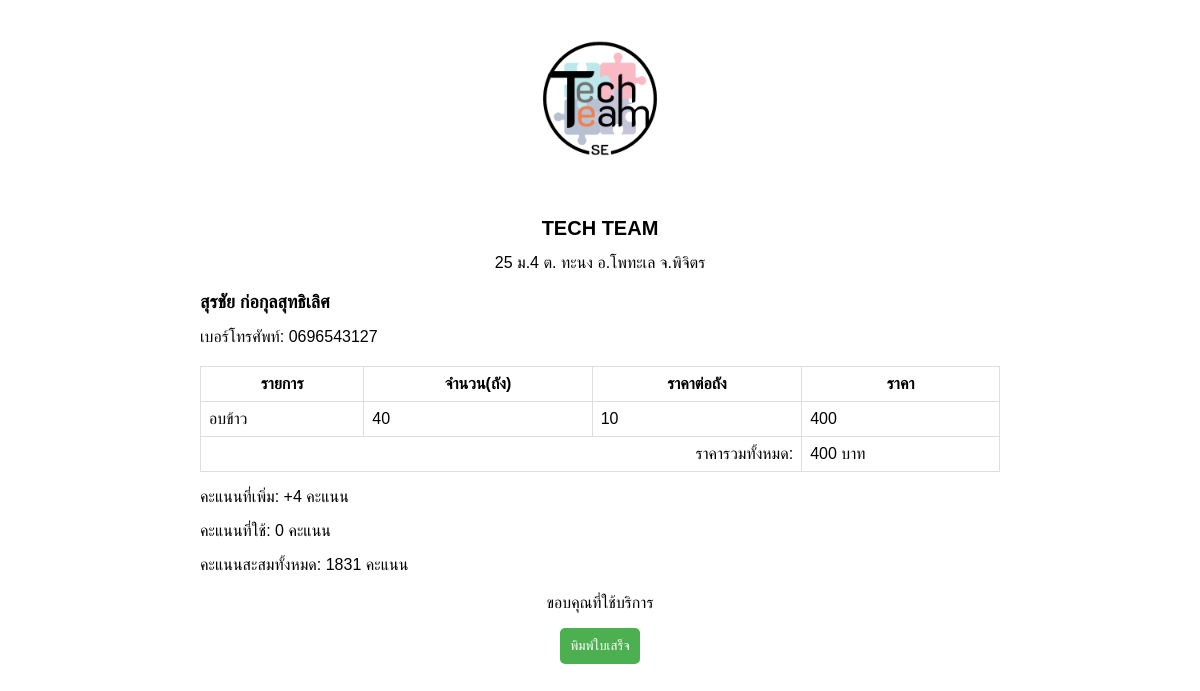
Page /receiptservice.php on the committed database.
### tables this page shows
CREATE TABLE `orderservice` (
  `OrderService_Id` int(11) NOT NULL,
  `OrderService_Date` date NOT NULL,
  `Member_Id` int(11) NOT NULL,
  `ServiceProduct_Name` varchar(999) NOT NULL,
  `Bucket_Service` double NOT NULL,
  `Total_Service` double NOT NULL
);

CREATE TABLE `member` (
  `Member_Id` int(11) NOT NULL,
  `Member_Name` varchar(100) NOT NULL,
  `Member_Tel` varchar(100) NOT NULL,
  `Member_Point` int(11) NOT NULL,
  `Member_PointUse` int(11) NOT NULL,
  `Member_PointAdd` int(11) NOT NULL,
  `Member_Since` date NOT NULL,
  `Member_Address` varchar(100) NOT NULL,
  `Member_Subdistrict` varchar(100) NOT NULL,
  `Member_Dustrict` varchar(100) NOT NULL,
  `Member_Province` varchar(100) NOT NULL
);

### receiptservice.php (the view, shortened to what this page needs)
<!DOCTYPE html>
<html lang="th">
<head>
  <link rel="stylesheet" href="assets/css/receipt.css">
</head>
<body>
  <div class="container">
    <div class="header">
      <img onclick="document.location='index.html'" src="img/TechTeam.png" alt="Logo" class="logo">
      <h1 class="company-name">TECH TEAM</h1>
      <p class="company-address">
        25 ม.4 ต. ทะนง อ.โพทะเล จ.พิจิตร
      </p>
    </div>
    <?php
        include('include/config.php');
        $sql_member = "SELECT orderservice.*, member.Member_Name, member.Member_Tel
               FROM orderservice
               JOIN member ON orderservice.Member_Id = member.Member_Id
               ORDER BY orderservice.orderService_Id DESC
               LIMIT 1";
        $result_member = $mysqli_p->query($sql_member);
        if ($result_member !== false && $result_member->num_rows > 0) {
            $row_member = $result_member->fetch_assoc();
            echo "<div class='customer-info'>";
            echo "<h2 class='customer-name'>" . $row_member["Member_Name"] . "</h2>";
            echo "<p class='customer-phone'>เบอร์โทรศัพท์: " . $row_member["Member_Tel"] . "</p>";
            echo "</div>";
        } else {
            echo "No member found";
        }
    ?>
    <table class="table">
      <thead>
        <tr>
          <th>รายการ</th>
          <th>จำนวน(ถัง)</th>
          <th>ราคาต่อถัง</th>
          <th>ราคา</th>
        </tr>
      </thead>
      <tbody>
      <?php
      $pricePerBucket = 0;
      $sql = "SELECT ServiceProduct_Name, Total_Service, Bucket_Service FROM orderservice ORDER BY orderService_Id DESC LIMIT 1";
      $result = $mysqli_p->query($sql);
      $total_price_all=0;
      if ($result !== false && $result->num_rows > 0) {
          while ($row = $result->fetch_assoc()) {
              $serviceType = $row["ServiceProduct_Name"];
              switch ($serviceType) {
                  case "อบข้าว":
                      $pricePerBucket += 10;
                      break;
              }
              echo "<tr>";
              echo "<td>" . $row["ServiceProduct_Name"] . "</td>";
              echo "<td>" . $row["Bucket_Service"] . "</td>";
              echo "<td>" . $pricePerBucket . "</td>";
              echo "<td>" . ($pricePerBucket * $row["Bucket_Service"]) . "</td>";
              echo "</tr>";
              $total_price_all += ($pricePerBucket * $row["Bucket_Service"]);
              echo "<tr>";
              echo "<td colspan='3' style='text-align: right;'>ราคารวมทั้งหมด:</td>";
              echo "<td>" . $total_price_all. " บาท</td>";
              echo "</tr>";
              $earned_points = ceil($total_price_all / 100);
              $sql_member_points = "SELECT  Member_Point FROM member WHERE Member_Id = " . $row_member["Member_Id"];
              $result_member_points = $mysqli_p->query($sql_member_points);
              if ($result_member_points !== false && $result_member_points->num_rows > 0) {
                  $row_points = $result_member_points->fetch_assoc();
                  $member_points = $row_points['Member_Point'];
              } else {
                  $member_points = 0;
              }
              $used_points = 0;
              $sql_used_points = "SELECT Member_PointUse FROM member WHERE Member_Id = " . $row_member["Member_Id"];
              $result_used_points = $mysqli_p->query($sql_used_points);
              if ($result_used_points !== false && $result_used_points->num_rows > 0) {
                  $row_used_points = $result_used_points->fetch_assoc();
                  $used_points = $row_used_points['Member_PointUse'];
              }
              $new_points_balance = $member_points + $earned_points;
              $sql_update_points = "UPDATE member SET Member_Point= $new_points_balance WHERE Member_Id = " . $row_member["Member_Id"];
              $mysqli_p->query($sql_update_points);
          }
      }
      else {
          echo "No results found";
      }
      ?>
      </tbody>
    </table>
    <div class="member-points">
        <p>คะแนนที่เพิ่ม: +<?php echo $earned_points; ?> คะแนน</p>
        <p>คะแนนที่ใช้: <?php echo $used_points; ?> คะแนน</p>
        <p>คะแนนสะสมทั้งหมด: <?php echo $new_points_balance; ?> คะแนน</p>
    </div>
    <div class="footer">
      <p>ขอบคุณที่ใช้บริการ</p>
    </div>
    <input type="button" class="print-button" value="พิมพ์ใบเสร็จ" onclick="javascript:this.style.display='none';window.print();">
    <br><br>
  </div>

### assets/css/receipt.css (style rules this page uses)
body { font-family: Arial, sans-serif; font-size: 16px; margin: 0; padding: 0; }
.container { width: 800px; margin: 0 auto; }
.header { text-align: center; }
.logo { width: 200px; height: 200px; margin: 0 auto; }
.company-name { font-size: 20px; font-weight: bold; }
.company-address { margin-top: 10px; }
.customer-info { margin-top: 20px; }
.customer-name { font-size: 18px; font-weight: bold; }
.customer-phone { margin-top: 10px; }
.table { width: 100%; border-collapse: collapse; margin-top: 20px; }
.table th, .table td { border: 1px solid #ddd; padding: 8px; }
.table th { text-align: center; }
.footer { text-align: center; margin-top: 20px; }
.print-button { display: block; margin: auto; padding: 10px; background-color: #4CAF50; color: white; border: none; border-radius: 5px; cursor: pointer; }

### rows in the picture
orderservice: Member_Id.Member_Name "สุรชัย ก่อกุลสุทธิเลิศ", Member_Id.Member_Tel "0696543127"
member: Member_PointUse "0", Member_Point "1831"

### other values in the picture
$row["ServiceProduct_Name"] "อบข้าว"
$row["Bucket_Service"] "40"
$pricePerBucket "10"
$pricePerBucket * $row["Bucket_Service"] "400"
$total_price_all "400"
$earned_points "4"
